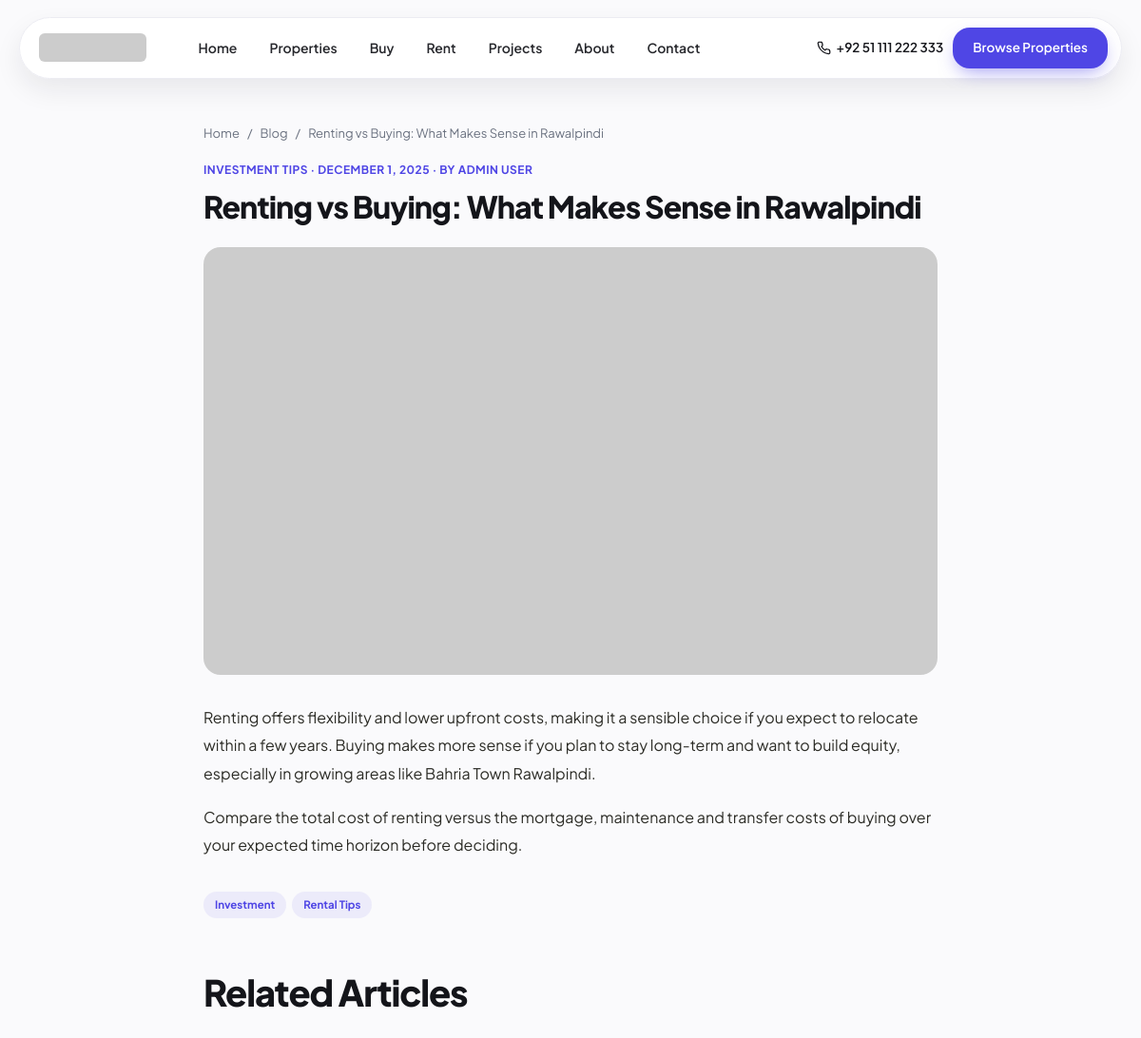
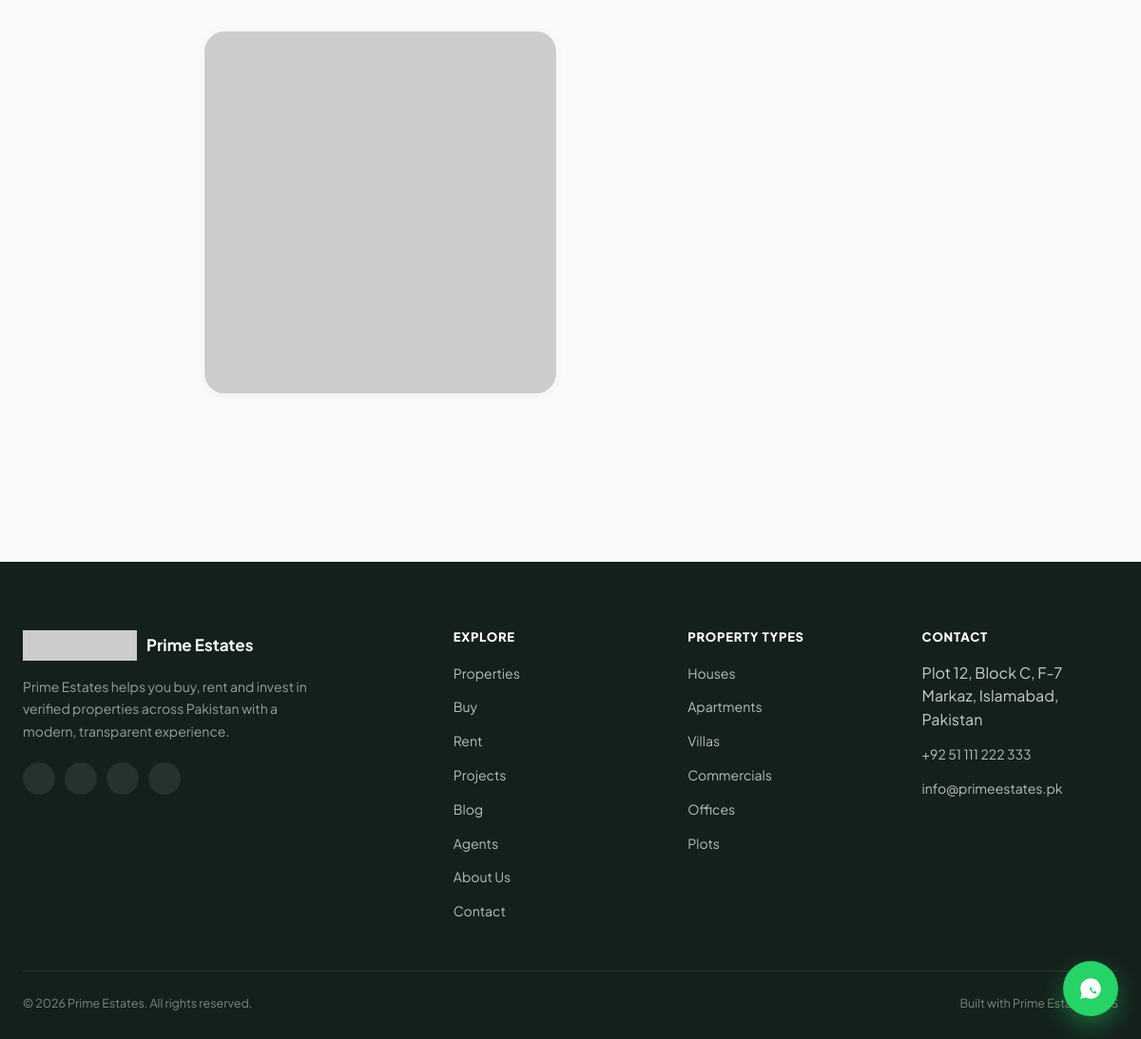
The page /blog/renting-vs-buying-what-makes-sense-in-rawalpindi on the database its author committed (2 pictures, top to bottom).
### tables this page shows
CREATE TABLE `menus` (
    `id` INT UNSIGNED AUTO_INCREMENT PRIMARY KEY,
    `location` ENUM('header','footer') NOT NULL DEFAULT 'header',
    `label` VARCHAR(100) NOT NULL,
    `url` VARCHAR(255) NOT NULL,
    `sort_order` INT NOT NULL DEFAULT 0,
    `target` VARCHAR(10) NOT NULL DEFAULT '_self',
    `parent_id` INT UNSIGNED NULL,
    `is_active` TINYINT(1) NOT NULL DEFAULT 1,
    KEY `idx_menus_location` (`location`,`is_active`,`sort_order`),
    CONSTRAINT `fk_menus_parent` FOREIGN KEY (`parent_id`) REFERENCES `menus`(`id`) ON DELETE CASCADE
);

CREATE TABLE `blog_posts` (
    `id` INT UNSIGNED AUTO_INCREMENT PRIMARY KEY,
    `title` VARCHAR(220) NOT NULL,
    `slug` VARCHAR(240) NOT NULL,
    `author_id` INT UNSIGNED NULL,
    `category_id` INT UNSIGNED NULL,
    `featured_image_id` INT UNSIGNED NULL,
    `excerpt` VARCHAR(500) NULL,
    `content` LONGTEXT NULL,
    `status` ENUM('draft','published') NOT NULL DEFAULT 'draft',
    `seo_title` VARCHAR(255) NULL,
    `seo_description` VARCHAR(500) NULL,
    `published_at` DATETIME NULL,
    `created_at` TIMESTAMP NOT NULL DEFAULT CURRENT_TIMESTAMP,
    `updated_at` TIMESTAMP NOT NULL DEFAULT CURRENT_TIMESTAMP ON UPDATE CURRENT_TIMESTAMP,
    UNIQUE KEY `uq_blog_posts_slug` (`slug`),
    KEY `idx_blog_posts_status` (`status`,`published_at`),
    CONSTRAINT `fk_blog_posts_author` FOREIGN KEY (`author_id`) REFERENCES `users`(`id`) ON DELETE SET NULL,
    CONSTRAINT `fk_blog_posts_category` FOREIGN KEY (`category_id`) REFERENCES `blog_categories`(`id`) ON DELETE SET NULL,
    CONSTRAINT `fk_blog_posts_image` FOREIGN KEY (`featured_image_id`) REFERENCES `media`(`id`) ON DELETE SET NULL
);

CREATE TABLE `blog_categories` (
    `id` INT UNSIGNED AUTO_INCREMENT PRIMARY KEY,
    `name` VARCHAR(120) NOT NULL,
    `slug` VARCHAR(140) NOT NULL,
    UNIQUE KEY `uq_blog_categories_slug` (`slug`)
);

CREATE TABLE `users` (
    `id` INT UNSIGNED AUTO_INCREMENT PRIMARY KEY,
    `name` VARCHAR(120) NOT NULL,
    `email` VARCHAR(190) NOT NULL,
    `password_hash` VARCHAR(255) NOT NULL,
    `role` ENUM('super_admin','admin','editor') NOT NULL DEFAULT 'admin',
    `status` ENUM('active','inactive') NOT NULL DEFAULT 'active',
    `last_login_at` DATETIME NULL,
    `created_at` TIMESTAMP NOT NULL DEFAULT CURRENT_TIMESTAMP,
    `updated_at` TIMESTAMP NOT NULL DEFAULT CURRENT_TIMESTAMP ON UPDATE CURRENT_TIMESTAMP,
    UNIQUE KEY `uq_users_email` (`email`)
);

CREATE TABLE `tags` (
    `id` INT UNSIGNED AUTO_INCREMENT PRIMARY KEY,
    `name` VARCHAR(80) NOT NULL,
    `slug` VARCHAR(100) NOT NULL,
    UNIQUE KEY `uq_tags_slug` (`slug`)
);

CREATE TABLE `property_types` (
    `id` INT UNSIGNED AUTO_INCREMENT PRIMARY KEY,
    `name` VARCHAR(100) NOT NULL,
    `slug` VARCHAR(120) NOT NULL,
    `icon` VARCHAR(100) NULL,
    `sort_order` INT NOT NULL DEFAULT 0,
    `is_active` TINYINT(1) NOT NULL DEFAULT 1,
    UNIQUE KEY `uq_property_types_slug` (`slug`)
);

### views/pages/blog-post.php (the view)
<?php
$b = $post;
view('layouts/site-header', ['title' => $title, 'description' => $description, 'ogImage' => $ogImage ?? null, 'heroPage' => $heroPage]);
$img = $b['featured_image_id'] ? media_url((Media::find((int) $b['featured_image_id'])['path'] ?? null)) : null;
?>
<div class="container" style="padding-top:130px;padding-bottom:80px;max-width:820px;">
    <div class="breadcrumb"><a href="/">Home</a> <span>/</span> <a href="/blog">Blog</a> <span>/</span> <span><?= e($b['title']) ?></span></div>
    <div class="blog-meta"><?= e($b['category_name'] ?? 'General') ?> &middot; <?= date('F j, Y', strtotime($b['published_at'] ?? $b['created_at'])) ?> &middot; By <?= e($b['author_name'] ?? 'Prime Estates') ?></div>
    <h1 style="font-size:32px;margin:10px 0 24px;"><?= e($b['title']) ?></h1>
    <?php if ($img): ?><img src="<?= e($img) ?>" alt="<?= e($b['title']) ?>" style="width:100%;border-radius:var(--radius);margin-bottom:30px;"><?php endif; ?>
    <div style="font-size:16px;line-height:1.85;color:#2c2c26;"><?= $b['content'] ?></div>
    <?php if ($tags): ?>
        <div style="margin-top:34px;">
            <?php foreach ($tags as $t): ?><a class="blog-tag" href="/blog?tag=<?= e($t['slug']) ?>"><?= e($t['name']) ?></a><?php endforeach; ?>
        </div>
    <?php endif; ?>
    <?php if ($related): ?>
    <section class="section-tight">
        <div class="section-head"><div><h2>Related Articles</h2></div></div>
        <div class="blog-grid">
            <?php foreach ($related as $rp): view('partials/blog-card', ['post' => $rp]); endforeach; ?>
        </div>
    </section>
    <?php endif; ?>
</div>
<?php view('layouts/site-footer'); ?>

### core/Router.php (shortened to what the rows shown need)
<?php
final class Router
{
    private array $routes = [];
    public function get(string $pattern, callable $handler): void
    {
        $this->routes['GET'][] = [$pattern, $handler];
    }
    public function post(string $pattern, callable $handler): void
    {
        $this->routes['POST'][] = [$pattern, $handler];
    }
    public function dispatch(string $method, string $path): void
    {
        $path = '/' . trim(rawurldecode(parse_url($path, PHP_URL_PATH) ?: '/'), '/');
        foreach ($this->routes[$method] ?? [] as [$pattern, $handler]) {
            $params = $this->match($pattern, $path);
            if ($params !== null) {
                call_user_func($handler, $params);
                return;
            }
        }
    }
    private function match(string $pattern, string $path): ?array
    {
        $pattern = '/' . trim($pattern, '/');
        if ($pattern === '/') {
            return $path === '/' ? [] : null;
        }
        $paramNames = [];
        $regex = preg_replace_callback('/:([a-zA-Z_]+)/', function ($m) use (&$paramNames) {
            $paramNames[] = $m[1];
            return '([^/]+)';
        }, $pattern);
        if (!preg_match('#^' . $regex . '$#', $path, $matches)) {
            return null;
        }
        array_shift($matches);
        return array_combine($paramNames, array_map('rawurldecode', $matches));
    }
}

### views/layouts/site-header.php (shortened to what the rows shown need)
<?php
$siteName = Settings::get('site_name', 'Real Estate');
$logo = Settings::media('logo_media_id');
$phone = Settings::get('phone', '');
$heroPage = $heroPage ?? false;
$navItems = Menu::forLocation('header');
$currentPath = current_path();
?>
<!doctype html>
<html lang="en">
<head>
<link rel="stylesheet" href="<?= asset('css/base.css') ?>">
<link rel="stylesheet" href="<?= asset('css/components.css') ?>">
</head>
<body>
<header class="site-header <?= $heroPage ? '' : 'nav-solid' ?>">
    <nav class="pill-nav">
        <a class="pill-nav-logo" href="/">
            <?php if ($logo): ?><img src="<?= e($logo) ?>" alt="<?= e($siteName) ?>"><?php else: ?><span><?= e($siteName) ?></span><?php endif; ?>
        </a>
        <ul class="pill-nav-links">
            <?php foreach ($navItems as $item): ?>
                <li><a href="<?= e($item['url']) ?>" target="<?= e($item['target']) ?>" class="<?= $currentPath === $item['url'] ? 'active' : '' ?>"><?= e($item['label']) ?></a></li>
            <?php endforeach; ?>
        </ul>
        <div class="pill-nav-cta">
            <?php if ($phone): ?>
            <a class="nav-phone-link" href="<?= e(tel_link($phone)) ?>">
                <?= e($phone) ?>
            </a>
            <?php endif; ?>
            <a class="btn btn-primary" href="<?= e(Settings::get('hero_cta_url', '/properties')) ?>">Browse Properties</a>
        </div>
    </nav>
</header>

### views/partials/blog-card.php (shortened to what the rows shown need)
<?php
$b = $post;
$img = $b['featured_image_id'] ? media_url((Media::find((int) $b['featured_image_id'])['path'] ?? null)) : asset('images/placeholder.svg');
?>
<article class="blog-card">
    <a href="/blog/<?= e($b['slug']) ?>" class="blog-card-media"><img src="<?= e($img) ?>" alt="<?= e($b['title']) ?>" loading="lazy"></a>
    <div class="blog-card-body">
    </div>
</article>

### views/layouts/site-footer.php (shortened to what the rows shown need)
<?php
$siteName = Settings::get('site_name', 'Real Estate');
$logo = Settings::media('logo_media_id');
$phone = Settings::get('phone', '');
$whatsapp = Settings::get('whatsapp', '');
$email = Settings::get('email', '');
$address = Settings::get('address', '');
$footerDesc = Settings::get('footer_description', '');
$copyright = str_replace('{year}', date('Y'), Settings::get('footer_copyright', '© {year} ' . $siteName));
$footerLinks = Menu::forLocation('footer');
$types = PropertyType::active();
$socials = [
    'facebook_url' => 'facebook', 'instagram_url' => 'instagram', 'linkedin_url' => 'linkedin', 'youtube_url' => 'youtube', 'tiktok_url' => 'tiktok',
];
$socialIcons = [
    'facebook' => '<path d="M15 4h-2a4 4 0 00-4 4v2H7v3h2v7h3v-7h2.5l.5-3H12V8a1 1 0 011-1h2z"/>',
    'instagram' => '<rect x="3" y="3" width="18" height="18" rx="5"/><circle cx="12" cy="12" r="4"/><circle cx="17.5" cy="6.5" r="1"/>',
    'linkedin' => '<rect x="3" y="3" width="18" height="18" rx="2"/><path d="M8 11v5M8 8v.01M12 16v-3a2 2 0 014 0v3M12 16v-5"/>',
    'youtube' => '<rect x="2" y="5" width="20" height="14" rx="4"/><path d="M10 9l5 3-5 3z"/>',
    'tiktok' => '<path d="M9 12a4 4 0 104 4V4a5 5 0 005 5"/>',
];
?>
<footer class="site-footer">
    <div class="container">
        <div class="footer-grid">
            <div>
                <div class="footer-brand">
                    <?php if ($logo): ?><img src="<?= e($logo) ?>" alt=""><?php endif; ?>
                    <span><?= e($siteName) ?></span>
                </div>
                <p class="footer-desc"><?= e($footerDesc) ?></p>
                <div class="footer-social">
                    <?php foreach ($socials as $key => $slug): $url = Settings::get($key, ''); if (!$url) continue; ?>
                        <a href="<?= e($url) ?>" target="_blank" rel="noopener" aria-label="<?= e($slug) ?>">
                            <svg width="15" height="15" viewBox="0 0 24 24" fill="none" stroke="currentColor" stroke-width="1.8"><?= $socialIcons[$slug] ?></svg>
                        </a>
                    <?php endforeach; ?>
                </div>
            </div>
            <div class="footer-col">
                <h4>Explore</h4>
                <ul>
                    <?php foreach ($footerLinks as $link): ?>
                        <li><a href="<?= e($link['url']) ?>"><?= e($link['label']) ?></a></li>
                    <?php endforeach; ?>
                </ul>
            </div>
            <div class="footer-col">
                <h4>Property Types</h4>
                <ul>
                    <?php foreach (array_slice($types, 0, 6) as $t): ?>
                        <li><a href="/properties?type=<?= e($t['slug']) ?>"><?= e($t['name']) ?>s</a></li>
                    <?php endforeach; ?>
                </ul>
            </div>
            <div class="footer-col">
                <h4>Contact</h4>
                <ul>
                    <?php if ($address): ?><li><?= e($address) ?></li><?php endif; ?>
                    <?php if ($phone): ?><li><a href="<?= e(tel_link($phone)) ?>"><?= e($phone) ?></a></li><?php endif; ?>
                    <?php if ($email): ?><li><a href="mailto:<?= e($email) ?>"><?= e($email) ?></a></li><?php endif; ?>
                </ul>
            </div>
        </div>
        <div class="footer-bottom">
            <span><?= e($copyright) ?></span>
            <span>Built with Prime Estates CMS</span>
        </div>
    </div>
</footer>
<?php if ($whatsapp): ?>
<a class="whatsapp-float" href="<?= e(whatsapp_link($whatsapp, Settings::get('whatsapp_default_message', 'Hello, I am interested in your properties.'))) ?>" target="_blank" rel="noopener" aria-label="Chat on WhatsApp">
</a>
<?php endif; ?>
</body>
</html>

### rows shown on the page
menus: label "Home"
menus: label "Properties"
menus: label "Buy"
menus: label "Rent"
menus: label "Projects"
menus: label "About"
menus: label "Contact"
blog_posts: title "Renting vs Buying: What Makes Sense in Rawalpindi", category.name "INVESTMENT TIPS", published_at "DECEMBER 1, 2025", author.name "ADMIN USER", content "Renting offers flexibility and lower upfront costs, making it a sensible choice if you expect to relocate within a few years. Buying makes more sense if you plan to stay long-term and want to build equity, especially in growing areas like Bahria Town Rawalpindi. Compare the total cost of renting versus the mortgage, maintenance and transfer costs of buying over your expected time horizon before deciding."
tags: name "Investment"
tags: name "Rental Tips"
menus: label "Properties"
menus: label "Buy"
menus: label "Rent"
menus: label "Projects"
menus: label "Blog"
menus: label "Agents"
menus: label "About Us"
menus: label "Contact"
property_types: name "House"
property_types: name "Apartment"
property_types: name "Villa"
property_types: name "Commercial"
property_types: name "Office"
property_types: name "Plot"
